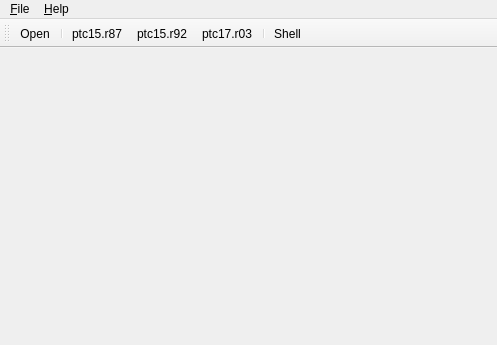
<?xml version="1.0" encoding="UTF-8"?>
<ui version="4.0">
 <class>mainWindow</class>
 <widget class="QMainWindow" name="mainWindow">
  <property name="geometry">
   <rect>
    <x>0</x>
    <y>0</y>
    <width>497</width>
    <height>345</height>
   </rect>
  </property>
  <property name="windowTitle">
   <string>spyke</string>
  </property>
  <property name="windowIcon">
   <iconset>
    <normaloff>res/chart.png</normaloff>res/chart.png</iconset>
  </property>
  <widget class="QWidget" name="centralwidget">
   <layout class="QVBoxLayout" name="verticalLayout">
    <property name="spacing">
     <number>5</number>
    </property>
    <property name="margin">
     <number>5</number>
    </property>
   </layout>
  </widget>
  <widget class="QMenuBar" name="menuBar">
   <property name="geometry">
    <rect>
     <x>0</x>
     <y>0</y>
     <width>497</width>
     <height>23</height>
    </rect>
   </property>
   <widget class="QMenu" name="menuFile">
    <property name="title">
     <string>&amp;File</string>
    </property>
    <addaction name="actionOpen"/>
    <addaction name="separator"/>
    <addaction name="action_ptc15_r87"/>
    <addaction name="action_ptc15_r92"/>
    <addaction name="action_ptc17_r03"/>
    <addaction name="separator"/>
    <addaction name="actionShell"/>
    <addaction name="separator"/>
    <addaction name="actionQuit"/>
   </widget>
   <widget class="QMenu" name="menuHelp">
    <property name="title">
     <string>&amp;Help</string>
    </property>
    <addaction name="actionAboutNeuropy"/>
    <addaction name="actionAboutQt"/>
   </widget>
   <addaction name="menuFile"/>
   <addaction name="menuHelp"/>
  </widget>
  <widget class="QToolBar" name="toolBar">
   <property name="windowTitle">
    <string>toolBar</string>
   </property>
   <property name="allowedAreas">
    <set>Qt::AllToolBarAreas</set>
   </property>
   <property name="iconSize">
    <size>
     <width>16</width>
     <height>16</height>
    </size>
   </property>
   <property name="toolButtonStyle">
    <enum>Qt::ToolButtonIconOnly</enum>
   </property>
   <attribute name="toolBarArea">
    <enum>TopToolBarArea</enum>
   </attribute>
   <attribute name="toolBarBreak">
    <bool>false</bool>
   </attribute>
   <addaction name="actionOpen"/>
   <addaction name="separator"/>
   <addaction name="action_ptc15_r87"/>
   <addaction name="action_ptc15_r92"/>
   <addaction name="action_ptc17_r03"/>
   <addaction name="separator"/>
   <addaction name="actionShell"/>
  </widget>
  <action name="actionOpen">
   <property name="text">
    <string>&amp;Open</string>
   </property>
   <property name="toolTip">
    <string>Open recording, track, or animal</string>
   </property>
   <property name="shortcut">
    <string>Ctrl+O</string>
   </property>
  </action>
  <action name="actionQuit">
   <property name="text">
    <string>&amp;Quit</string>
   </property>
   <property name="toolTip">
    <string>Quit</string>
   </property>
   <property name="shortcut">
    <string>Ctrl+Q</string>
   </property>
   <property name="menuRole">
    <enum>QAction::QuitRole</enum>
   </property>
  </action>
  <action name="actionAboutNeuropy">
   <property name="icon">
    <iconset>
     <normaloff>res/chart.png</normaloff>res/chart.png</iconset>
   </property>
   <property name="text">
    <string>About neuropy...</string>
   </property>
   <property name="shortcut">
    <string>F1</string>
   </property>
   <property name="menuRole">
    <enum>QAction::AboutRole</enum>
   </property>
  </action>
  <action name="actionAboutQt">
   <property name="text">
    <string>About Qt...</string>
   </property>
   <property name="menuRole">
    <enum>QAction::AboutQtRole</enum>
   </property>
  </action>
  <action name="actionShell">
   <property name="text">
    <string>&amp;Shell</string>
   </property>
   <property name="toolTip">
    <string>Drop into IPython shell at terminal</string>
   </property>
  </action>
  <action name="action_ptc15_r87">
   <property name="text">
    <string>ptc15.r87</string>
   </property>
  </action>
  <action name="action_ptc15_r92">
   <property name="text">
    <string>ptc15.r92</string>
   </property>
   <property name="toolTip">
    <string>ptc15.r92</string>
   </property>
  </action>
  <action name="action_ptc17_r03">
   <property name="text">
    <string>ptc17.r03</string>
   </property>
   <property name="toolTip">
    <string>ptc15.r92</string>
   </property>
  </action>
 </widget>
 <resources/>
 <connections/>
</ui>
